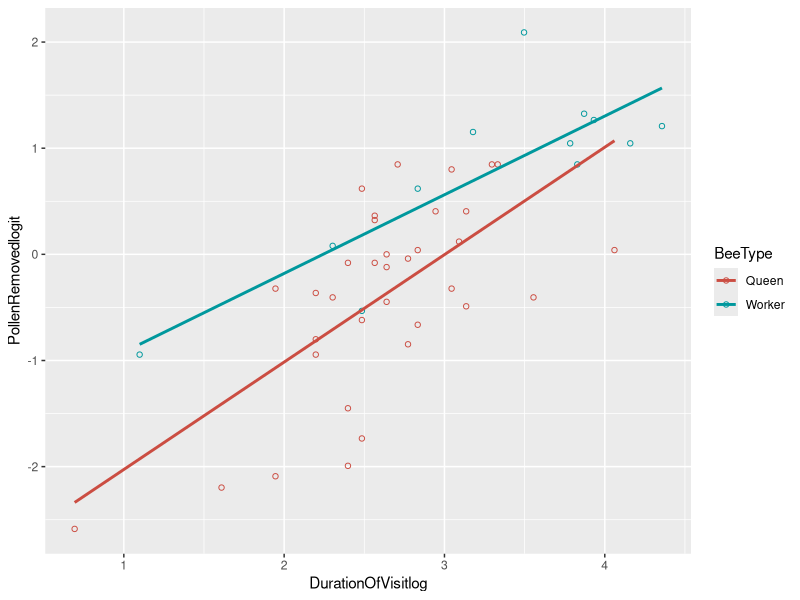
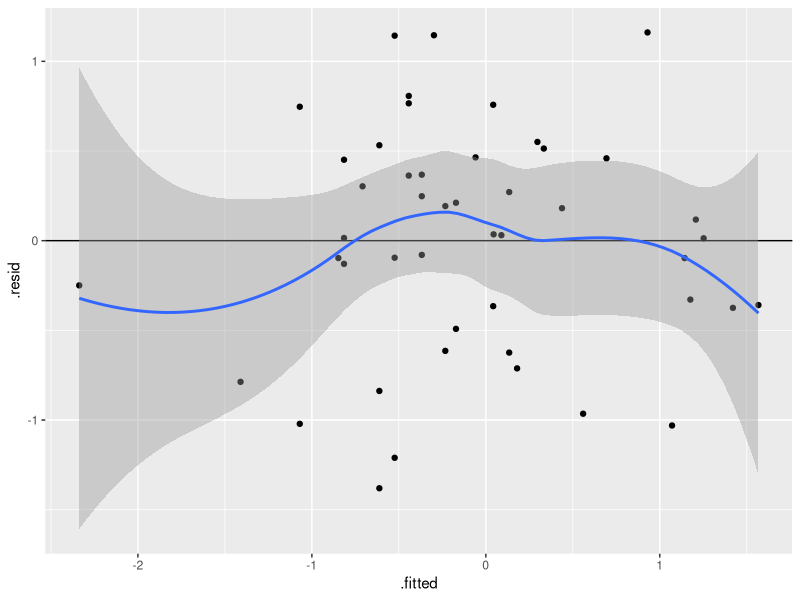

These figures' R source, in order:
## ---- chunk 1
library(ggplot2)
data <- read.csv('data_ch9_16.csv', header=T)
data$PollenRemovedlogit = log(data$PollenRemoved/(1-data$PollenRemoved))
data$DurationOfVisitlog = log(data$DurationOfVisit)
ggplot(data, aes(x=DurationOfVisitlog, y=PollenRemovedlogit, color=BeeType)) +
    geom_point(shape=1) +
    scale_colour_hue(l=50) + 
    geom_smooth(method=lm,  
                se=FALSE)
## ---- chunk 2
lmfit <- lm(PollenRemovedlogit ~ BeeType + DurationOfVisitlog 
            + BeeType*DurationOfVisitlog, data=data)
summary(lmfit)
r <- residuals(lmfit)
yh <- predict(lmfit)

p1<-ggplot(lmfit, aes(.fitted, .resid))+geom_point()
p1 <- p1 +geom_hline(yintercept=0)+geom_smooth() + 
geom_text(aes(label=ifelse((.resid>4*IQR(.resid)|.fitted>4*IQR(.fitted)),paste('', "\n", .fitted, ",", .resid),"")), hjust=1.1)
p1
